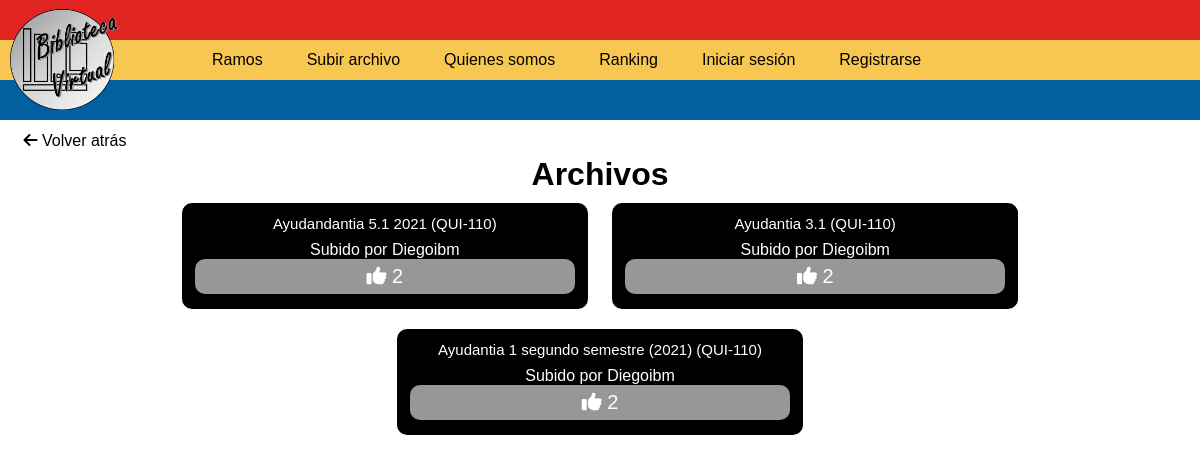
The app's page /ramos/QUI-110/ with its own data.
### Biblio/models.py (models this page shows, shortened)
class Post(models.Model):
    titulo=models.CharField(max_length=51)
    user = models.ForeignKey(User, on_delete=models.CASCADE, related_name='posts')
    timestap = models.DateTimeField(default=timezone.now)
    ramo = models.CharField(max_length=7)
    archivo = models.FileField(upload_to="myfolder/", blank=True, null=True)
    likes = models.ManyToManyField(User, related_name="UserPost")

### Biblio/views.py (the view)
# urls.py: path('ramos/<str:asignatura>/',VerArchivos),
def VerArchivos(request, asignatura):
    if request.method == 'POST':
        post_liked = Post.objects.get(id=request.POST.get('post'))
        if request.user in post_liked.likes.all():
            post_liked.likes.remove(request.user)
        else:
            post_liked.likes.add(request.user)
    posts = Post.objects.all().filter(ramo=asignatura)
    context = {'posts': posts, 'user': request.user}
    return render(request, "ramos.html", context)

### templates/ramos.html (shortened to what this page needs)
{% load static %}
<head>
    <link rel="stylesheet" type="text/css" href='{% static "css/ramos.css" %}'/>
</head>
<body>
    {%include "Barrasuperior.html"%}
    <a class="retroceso" href="http://127.0.0.1:8000/ramos/"><i class="fas fa-arrow-left"></i>  Volver atrás</a>
    <h1 class="titulo">Archivos</h1>
    <div class="archivos">
        {%for post in posts%}
        <div class="Bloque">
            <a class="archivo" href={{post.archivo.url}} download><li>{{post.titulo}}  ({{post.ramo}})</li></a>
            <p class="creador">Subido por {{post.user}}</p>
            <form class="formulario-likes" method="post" action=".">
                {%if user in post.likes.all%}
                    <button class="boton-like" type="submit" id="submit" style="color:white;background:#0160A0;border:black solid 3px;"><i class="fas fa-thumbs-up"></i>          {{post.likes.all.count}}</button>
                {%else%}
                    <button class="boton-like" type="submit" id="submit"><i class="fas fa-thumbs-up"></i>          {{post.likes.all.count}}</button>
                {%endif%}
            </form>
        </div>
        {%endfor%}
    </div>
</body>

### static/css/ramos.css (style rules this page uses)
body { font-family: 'Ubuntu', sans-serif; text-align: center; }
.titulo { text-align: center; }
.Bloque { width: 400px; height: 100px; background-color:black; margin:10px; box-sizing: content-box; display: inline-block; border: 3px solid black; border-radius: 10px; text-align: center; }
.archivo { color: white; text-decoration: none; list-style: none; line-height: 35px; text-align: center; font-size: 15px; margin-bottom: 0; }
.retroceso { margin-top: 6px; display: block; width: 150px; height: 30px; color: black; text-decoration: none; line-height: 30px; text-align: center; border-radius: 5px; }
.boton-like { background-color:rgba(241, 237, 237, 0.637); text-align: center; width: 95%; height: 35%; font-size: 20px; vertical-align: text-bottom; border: none; border-radius: 10px; color: white; }
.creador { color: white; margin-top: 0; }

### static/css/BarraFija.css (style rules this page uses)
* { box-sizing: border-box; margin: 0; }
body { font-family: 'Ubuntu', sans-serif; }

### records on screen
Post: titulo "Ayudandantia 5.1 2021", ramo "QUI-110", user "Diegoibm", likes.all.count "2"
Post: titulo "Ayudantia 3.1", ramo "QUI-110", user "Diegoibm", likes.all.count "2"
Post: titulo "Ayudantia 1 segundo semestre (2021)", ramo "QUI-110", user "Diegoibm", likes.all.count "2"
